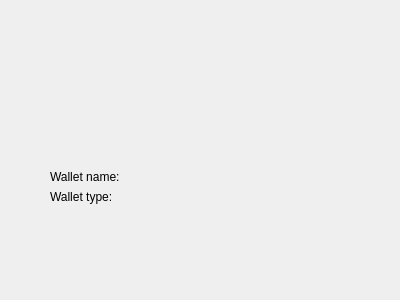
<?xml version="1.0" encoding="UTF-8"?>
<ui version="4.0">
 <class>Info</class>
 <widget class="QWidget" name="Info">
  <property name="geometry">
   <rect>
    <x>0</x>
    <y>0</y>
    <width>400</width>
    <height>300</height>
   </rect>
  </property>
  <property name="windowTitle">
   <string>Wallet Info</string>
  </property>
  <widget class="QWidget" name="">
   <property name="geometry">
    <rect>
     <x>50</x>
     <y>170</y>
     <width>162</width>
     <height>44</height>
    </rect>
   </property>
   <layout class="QFormLayout" name="mainLayout">
    <item row="0" column="0">
     <widget class="QLabel" name="nameLabel">
      <property name="text">
       <string>Wallet name: </string>
      </property>
     </widget>
    </item>
    <item row="0" column="1">
     <widget class="QLabel" name="name">
      <property name="text">
       <string/>
      </property>
     </widget>
    </item>
    <item row="1" column="0">
     <widget class="QLabel" name="typeLabel">
      <property name="text">
       <string>Wallet type: </string>
      </property>
     </widget>
    </item>
    <item row="1" column="1">
     <widget class="QLabel" name="type">
      <property name="text">
       <string/>
      </property>
     </widget>
    </item>
   </layout>
  </widget>
 </widget>
 <resources/>
 <connections/>
</ui>
